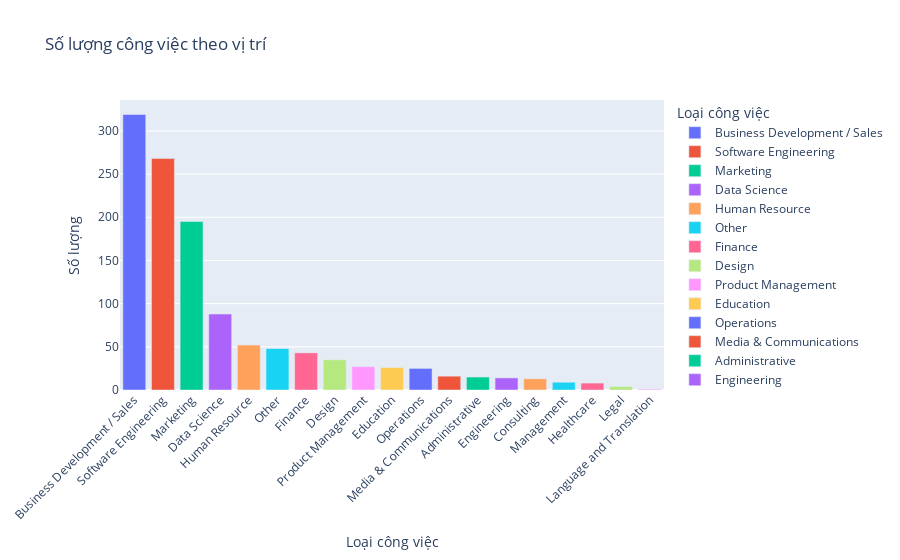
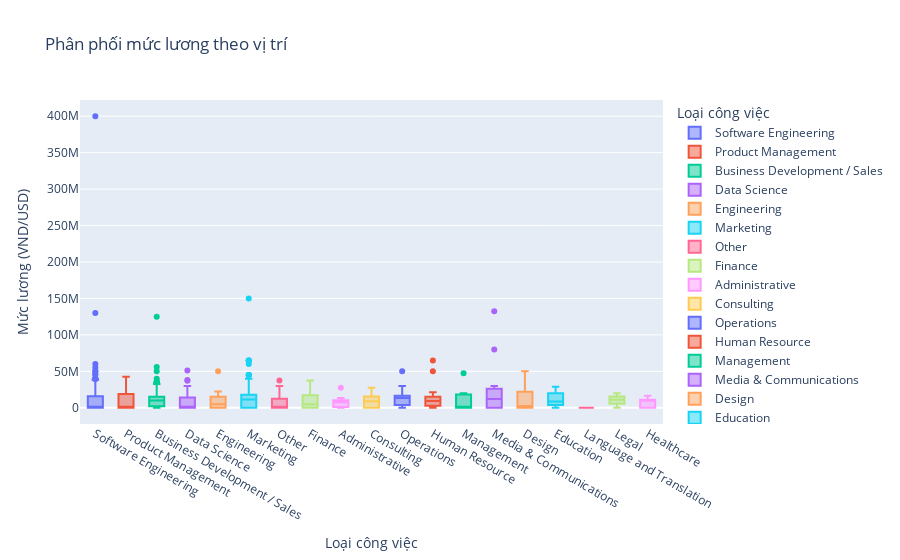
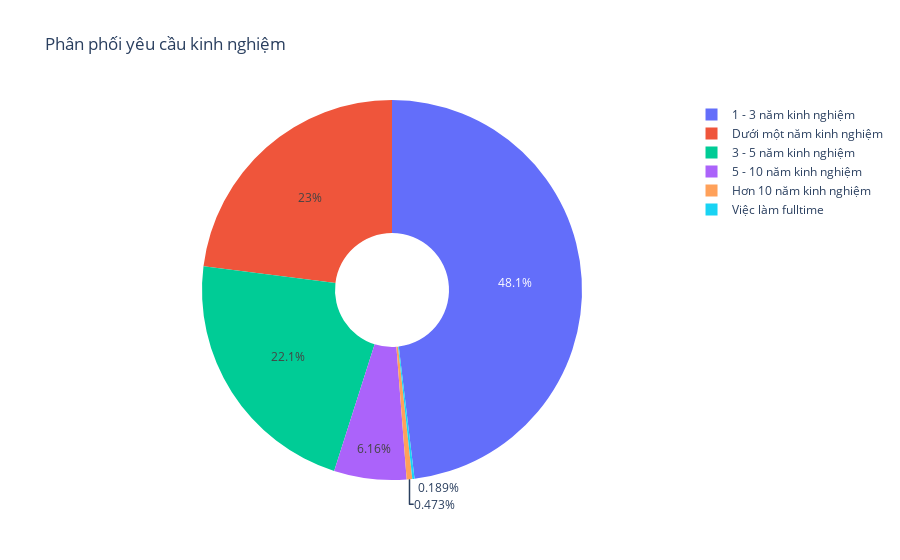
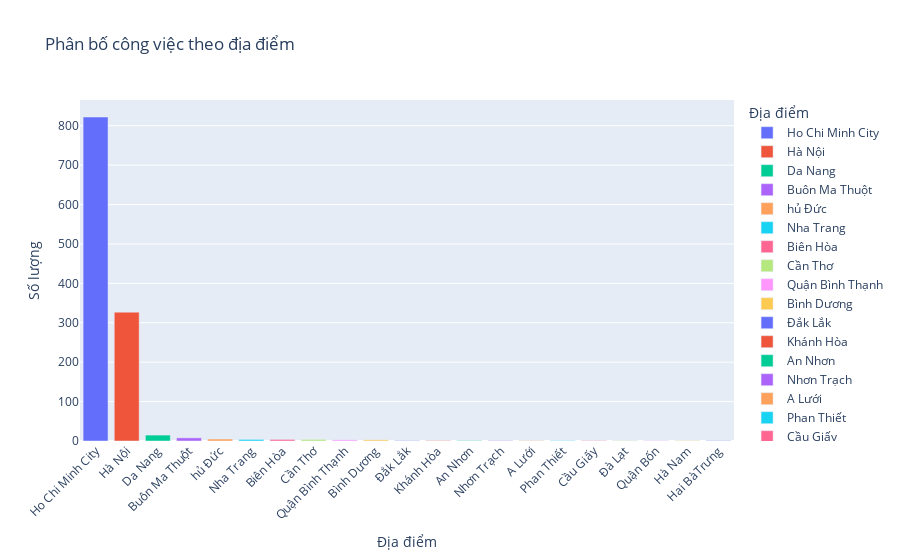

These figures' notebook cell, in order:
### Markdown cell above
# 3.

### Code cell
import pandas as pd
import plotly.express as px
import plotly.graph_objects as go

# Đọc dữ liệu
file_path = r'D:\Practice\projects\WebScrapping\Glintsdata_221111_Vietnam.csv'
  # Thay bằng đường dẫn file của bạn
data = pd.read_csv(file_path)

# Xử lý dữ liệu
# Loại bỏ hàng thiếu thông tin cơ bản
cleaned_data = data.dropna(subset=['job_title', 'salary', 'category', 'job_location'])

# Chuyển đổi dữ liệu lương về dạng số (khoảng lương lấy giá trị trung bình)
import pandas as pd
import numpy as np



def process_salary(salary):
    if pd.isna(salary):
        return pd.Series([np.nan, np.nan, np.nan, np.nan, np.nan])
    
    # Extract payment period
    period = salary.split('/')[-1]
    
    # Extract currency
    currency = ''.join([char for char in salary if char.isalpha() and char.isupper()])
    
    # Extract lower and upper bounds
    numbers = salary.replace(currency, '').replace(period, '').replace('.', '').replace(',', '').strip()
    numbers = numbers.rstrip('/')  # Remove trailing '/'
    
    if '-' in numbers:
        lower, upper = numbers.split('-')
        lower, upper = int(lower.strip()), int(upper.strip())
    else:
        lower = int(numbers.strip())
        upper = lower

    # Calculate average
    average = (lower + upper) / 2

    if period == 'hour':
        lower *= 160  # Assuming 160 working hours in a month
        upper *= 160

    return pd.Series([period, currency, lower, upper, average])


cleaned_data[['salary_period', 'currency', 'lowerbound', 'upperbound', 'salary_parsed']] = cleaned_data['salary'].apply(process_salary)

# Tổng quan số lượng công việc theo vị trí
job_counts = cleaned_data['category'].value_counts().reset_index()
job_counts.columns = ['category', 'count']

fig_job_counts = px.bar(job_counts, x='category', y='count', 
                        title='Số lượng công việc theo vị trí',
                        labels={'category': 'Loại công việc', 'count': 'Số lượng'},
                        color='category')
fig_job_counts.update_layout(xaxis_tickangle=-45)

# Phân phối mức lương theo vị trí
fig_salary_distribution = px.box(cleaned_data, x='category', y='salary_parsed', 
                                  title='Phân phối mức lương theo vị trí',
                                  labels={'category': 'Loại công việc', 'salary_parsed': 'Mức lương (VND/USD)'},
                                  color='category')

# Yêu cầu kinh nghiệm
experience_counts = cleaned_data['experience'].value_counts().reset_index()
experience_counts.columns = ['experience', 'count']
fig_experience_counts = px.pie(experience_counts, values='count', names='experience', 
                               title='Phân phối yêu cầu kinh nghiệm',
                               hole=0.3)

# Phân bố địa lý
location_counts = cleaned_data['job_location'].value_counts().reset_index()
location_counts.columns = ['location', 'count']
fig_location_counts = px.bar(location_counts, x='location', y='count', 
                              title='Phân bố công việc theo địa điểm',
                              labels={'location': 'Địa điểm', 'count': 'Số lượng'},
                              color='location')
fig_location_counts.update_layout(xaxis_tickangle=-45)

# Kỹ năng yêu cầu
skills = cleaned_data['requirement'].dropna().str.split(',').explode().str.strip()
skill_counts = skills.value_counts().reset_index()
skill_counts.columns = ['skill', 'count']
fig_skill_counts = px.bar(skill_counts.head(20), x='skill', y='count', 
                          title='Top 20 kỹ năng được yêu cầu',
                          labels={'skill': 'Kỹ năng', 'count': 'Số lượng'},
                          color='skill')
fig_skill_counts.update_layout(xaxis_tickangle=-45)

# Hiển thị các biểu đồ
fig_job_counts.show()
fig_salary_distribution.show()
fig_experience_counts.show()
fig_location_counts.show()
fig_skill_counts.show()
